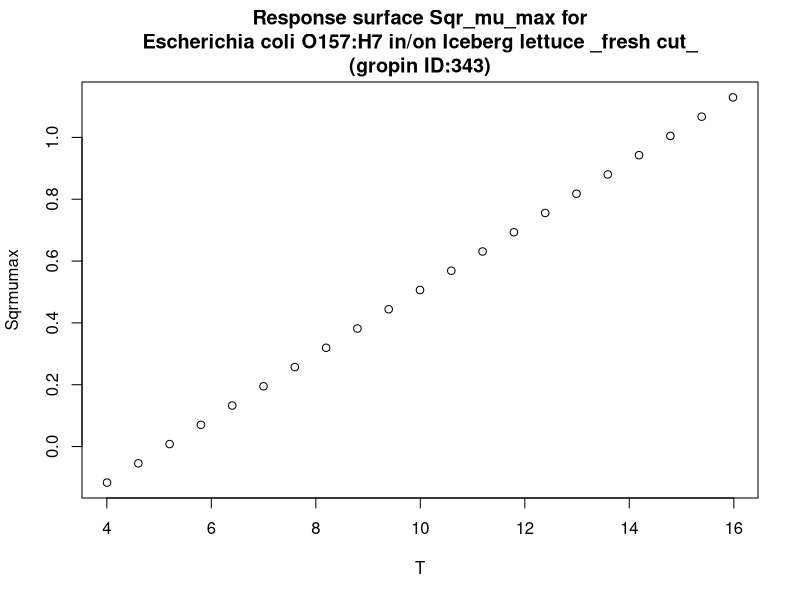

The R script that drew this image:
#############################
# start of Parameter script
#############################
T <- seq(4.004,15.984015984016,length.out=21)
#############################
# end of Parameter script
#############################
############################# 
# start of Model script Gropin ID 343 
#############################
 
# constant coefficients for this model
 
variables <- data.frame(T)
argumentsPar <- unique.data.frame(expand.grid(variables))
 
# heart of the model
response_surface <- function(T) {
   mumax <-0.104*(T-5.125)

	return(mumax=mumax)
} 

# output parameters
responseSurface <- cbind(argumentsPar,response_surface(argumentsPar['T']))
colnames(responseSurface) <- c(colnames(argumentsPar),'Sqrmumax')
#############################
# End of Model script
#############################
############################# 
# start of Visualisation script Gropin ID 343 
#############################
titleText <-'Response surface Sqr_mu_max for
Escherichia coli O157:H7 in/on Iceberg lettuce _fresh cut_
(gropin ID:343)'
plot(T,responseSurface$'Sqrmumax',xlab='T',
                          ylab='Sqrmumax',main=titleText)
#############################
# End of Visualisation script
#############################
